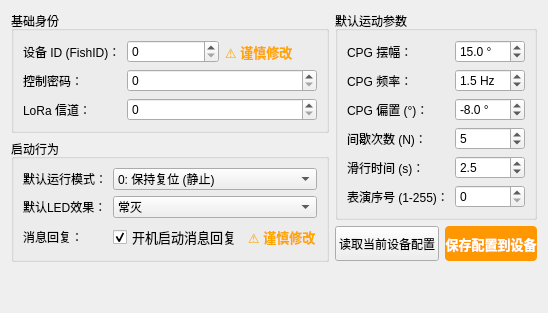
        <widget class="QWidget" name="tab_BootConfig">
         <attribute name="title">
          <string>开机参数设置</string>
         </attribute>
         <layout class="QHBoxLayout" name="horizontalLayout_Boot">
          <item>
           <layout class="QVBoxLayout" name="verticalLayout_BootLeft">
            <item>
             <widget class="QGroupBox" name="grp_Device_ID">
              <property name="title">
               <string>基础身份</string>
              </property>
              <layout class="QFormLayout" name="formLayout_ID">
               <item row="0" column="0">
                <widget class="QLabel" name="label_BID">
                 <property name="text">
                  <string>设备 ID (FishID)：</string>
                 </property>
                </widget>
               </item>
               <item row="0" column="1">
                <layout class="QHBoxLayout" name="layout_BID_Warn">
                 <item>
                  <widget class="QSpinBox" name="spin_F_ID">
                   <property name="toolTip">
                    <string>⚠ 慎重修改，修改后需重新连接</string>
                   </property>
                   <property name="maximum">
                    <number>65535</number>
                   </property>
                  </widget>
                 </item>
                 <item>
                  <widget class="QLabel" name="label_Warn">
                   <property name="font">
                    <font>
                     <family>Microsoft YaHei UI</family>
                     <pointsize>10</pointsize>
                     <bold>true</bold>
                    </font>
                   </property>
                   <property name="styleSheet">
                    <string notr="true">color: orange;
font-weight: bold;</string>
                   </property>
                   <property name="text">
                    <string>⚠ 谨慎修改</string>
                   </property>
                  </widget>
                 </item>
                </layout>
               </item>
               <item row="1" column="0">
                <widget class="QLabel" name="label_BPwd">
                 <property name="text">
                  <string>控制密码：</string>
                 </property>
                </widget>
               </item>
               <item row="1" column="1">
                <widget class="QSpinBox" name="spin_F_Pwd">
                 <property name="maximum">
                  <number>65535</number>
                 </property>
                </widget>
               </item>
               <item row="2" column="0">
                <widget class="QLabel" name="label_BCh">
                 <property name="text">
                  <string>LoRa 信道：</string>
                 </property>
                </widget>
               </item>
               <item row="2" column="1">
                <widget class="QSpinBox" name="spin_F_Ch">
                 <property name="maximum">
                  <number>83</number>
                 </property>
                </widget>
               </item>
              </layout>
             </widget>
            </item>
            <item>
             <widget class="QGroupBox" name="grp_Startup_Basic">
              <property name="sizePolicy">
               <sizepolicy hsizetype="Preferred" vsizetype="Preferred">
                <horstretch>0</horstretch>
                <verstretch>0</verstretch>
               </sizepolicy>
              </property>
              <property name="title">
               <string>启动行为</string>
              </property>
              <layout class="QHBoxLayout" name="horizontalLayout_3">
               <item>
                <layout class="QGridLayout" name="gridLayout">
                 <item row="0" column="0">
                  <widget class="QLabel" name="label_BMode">
                   <property name="text">
                    <string>默认运行模式：</string>
                   </property>
                  </widget>
                 </item>
                 <item row="0" column="1" colspan="2">
                  <widget class="QComboBox" name="combo_F_Mode">
                   <item>
                    <property name="text">
                     <string>0: 保持复位 (静止)</string>
                    </property>
                   </item>
                   <item>
                    <property name="text">
                     <string>1: CPG 游动</string>
                    </property>
                   </item>
                   <item>
                    <property name="text">
                     <string>2: 间歇游动 (CPG+间歇)</string>
                    </property>
                   </item>
                   <item>
                    <property name="text">
                     <string>4: 表演模式</string>
                    </property>
                   </item>
                   <item>
                    <property name="text">
                     <string>5: 档位模式</string>
                    </property>
                   </item>
                   <item>
                    <property name="text">
                     <string>6: 档位+间歇</string>
                    </property>
                   </item>
                   <item>
                    <property name="text">
                     <string>7: 保护模式 (无力矩)</string>
                    </property>
                   </item>
                  </widget>
                 </item>
                 <item row="1" column="0">
                  <widget class="QLabel" name="label_BLed">
                   <property name="text">
                    <string>默认LED效果：</string>
                   </property>
                  </widget>
                 </item>
                 <item row="1" column="1" colspan="2">
                  <widget class="QComboBox" name="combo_F_Led">
                   <item>
                    <property name="text">
                     <string>常灭</string>
                    </property>
                   </item>
                   <item>
                    <property name="text">
                     <string>常亮</string>
                    </property>
                   </item>
                   <item>
                    <property name="text">
                     <string>慢闪</string>
                    </property>
                   </item>
                   <item>
                    <property name="text">
                     <string>快闪</string>
                    </property>
                   </item>
                   <item>
                    <property name="text">
                     <string>默认(心跳双闪)</string>
                    </property>
                   </item>
                  </widget>
                 </item>
                 <item row="2" column="0">
                  <widget class="QLabel" name="label_BReply">
                   <property name="text">
                    <string>消息回复：</string>
                   </property>
                  </widget>
                 </item>
                 <item row="2" column="1">
                  <widget class="QCheckBox" name="chk_F_Reply">
                   <property name="font">
                    <font>
                     <family>Microsoft YaHei UI</family>
                     <pointsize>10</pointsize>
                     <bold>false</bold>
                    </font>
                   </property>
                   <property name="toolTip">
                    <string>默认开启回复方便调试，关闭后需发特定指令才可唤醒</string>
                   </property>
                   <property name="styleSheet">
                    <string notr="true"/>
                   </property>
                   <property name="text">
                    <string>开机启动消息回复</string>
                   </property>
                   <property name="checked">
                    <bool>true</bool>
                   </property>
                  </widget>
                 </item>
                 <item row="2" column="2">
                  <widget class="QLabel" name="label_Warn_2">
                   <property name="font">
                    <font>
                     <family>Microsoft YaHei UI</family>
                     <pointsize>10</pointsize>
                     <bold>true</bold>
                    </font>
                   </property>
                   <property name="styleSheet">
                    <string notr="true">color: orange;
font-weight: bold;</string>
                   </property>
                   <property name="text">
                    <string>⚠ 谨慎修改</string>
                   </property>
                  </widget>
                 </item>
                </layout>
               </item>
              </layout>
             </widget>
            </item>
            <item>
             <spacer name="verticalSpacer_BootLeft">
              <property name="orientation">
               <enum>Qt::Vertical</enum>
              </property>
              <property name="sizeHint" stdset="0">
               <size>
                <width>20</width>
                <height>40</height>
               </size>
              </property>
             </spacer>
            </item>
           </layout>
          </item>
          <item>
           <layout class="QVBoxLayout" name="verticalLayout_BootRight">
            <item>
             <widget class="QGroupBox" name="grp_Startup_Motion">
              <property name="title">
               <string>默认运动参数</string>
              </property>
              <layout class="QGridLayout" name="gridLayout_BMotion">
               <item row="0" column="0">
                <widget class="QLabel" name="label_BAmp">
                 <property name="text">
                  <string>CPG 摆幅：</string>
                 </property>
                </widget>
               </item>
               <item row="0" column="1">
                <widget class="QDoubleSpinBox" name="spin_F_Amp">
                 <property name="suffix">
                  <string> °</string>
                 </property>
                 <property name="decimals">
                  <number>1</number>
                 </property>
                 <property name="maximum">
                  <double>25.000000000000000</double>
                 </property>
                 <property name="singleStep">
                  <double>0.100000000000000</double>
                 </property>
                 <property name="value">
                  <double>15.000000000000000</double>
                 </property>
                </widget>
               </item>
               <item row="1" column="0">
                <widget class="QLabel" name="label_BFreq">
                 <property name="text">
                  <string>CPG 频率：</string>
                 </property>
                </widget>
               </item>
               <item row="1" column="1">
                <widget class="QDoubleSpinBox" name="spin_F_Freq">
                 <property name="suffix">
                  <string> Hz</string>
                 </property>
                 <property name="decimals">
                  <number>1</number>
                 </property>
                 <property name="maximum">
                  <double>3.800000000000000</double>
                 </property>
                 <property name="singleStep">
                  <double>0.100000000000000</double>
                 </property>
                 <property name="value">
                  <double>1.500000000000000</double>
                 </property>
                </widget>
               </item>
               <item row="2" column="0">
                <widget class="QLabel" name="label_BBias">
                 <property name="text">
                  <string>CPG 偏置 (°)：</string>
                 </property>
                </widget>
               </item>
               <item row="2" column="1">
                <widget class="QDoubleSpinBox" name="spin_F_Bias">
                 <property name="suffix">
                  <string> °</string>
                 </property>
                 <property name="decimals">
                  <number>1</number>
                 </property>
                 <property name="minimum">
                  <double>-25.000000000000000</double>
                 </property>
                 <property name="maximum">
                  <double>25.000000000000000</double>
                 </property>
                 <property name="singleStep">
                  <double>0.100000000000000</double>
                 </property>
                 <property name="value">
                  <double>-8.000000000000000</double>
                 </property>
                </widget>
               </item>
               <item row="3" column="0">
                <widget class="QLabel" name="label_BN">
                 <property name="text">
                  <string>间歇次数 (N)：</string>
                 </property>
                </widget>
               </item>
               <item row="3" column="1">
                <widget class="QSpinBox" name="spin_F_N">
                 <property name="maximum">
                  <number>15</number>
                 </property>
                 <property name="value">
                  <number>5</number>
                 </property>
                </widget>
               </item>
               <item row="4" column="0">
                <widget class="QLabel" name="label_BCoast">
                 <property name="text">
                  <string>滑行时间 (s)：</string>
                 </property>
                </widget>
               </item>
               <item row="5" column="0">
                <widget class="QLabel" name="label_BPlay">
                 <property name="text">
                  <string>表演序号 (1-255)：</string>
                 </property>
                </widget>
               </item>
               <item row="5" column="1">
                <widget class="QSpinBox" name="spin_F_PlayIdx">
                 <property name="minimum">
                  <number>0</number>
                 </property>
                 <property name="maximum">
                  <number>255</number>
                 </property>
                </widget>
               </item>
               <item row="4" column="1">
                <widget class="QDoubleSpinBox" name="spin_F_Coast">
                 <property name="decimals">
                  <number>1</number>
                 </property>
                 <property name="maximum">
                  <double>400.000000000000000</double>
                 </property>
                 <property name="singleStep">
                  <double>0.100000000000000</double>
                 </property>
                 <property name="value">
                  <double>2.500000000000000</double>
                 </property>
                </widget>
               </item>
              </layout>
             </widget>
            </item>
            <item>
             <layout class="QHBoxLayout" name="layout_BootActions">
              <item>
               <widget class="QPushButton" name="btn_FlashRead">
                <property name="minimumSize">
                 <size>
                  <width>0</width>
                  <height>35</height>
                 </size>
                </property>
                <property name="text">
                 <string>读取当前设备配置</string>
                </property>
               </widget>
              </item>
              <item>
               <widget class="QPushButton" name="btn_FlashSave">
                <property name="minimumSize">
                 <size>
                  <width>0</width>
                  <height>35</height>
                 </size>
                </property>
                <property name="font">
                 <font>
                  <family>Microsoft YaHei UI</family>
                  <pointsize>10</pointsize>
                  <bold>true</bold>
                 </font>
                </property>
                <property name="styleSheet">
                 <string notr="true">background-color: #ff9800;
font-weight: bold; color: white; border-radius: 4px;</string>
                </property>
                <property name="text">
                 <string>保存配置到设备</string>
                </property>
               </widget>
              </item>
             </layout>
            </item>
            <item>
             <spacer name="verticalSpacer_BootRight">
              <property name="orientation">
               <enum>Qt::Vertical</enum>
              </property>
              <property name="sizeHint" stdset="0">
               <size>
                <width>20</width>
                <height>40</height>
               </size>
              </property>
             </spacer>
            </item>
           </layout>
          </item>
         </layout>
        </widget>
